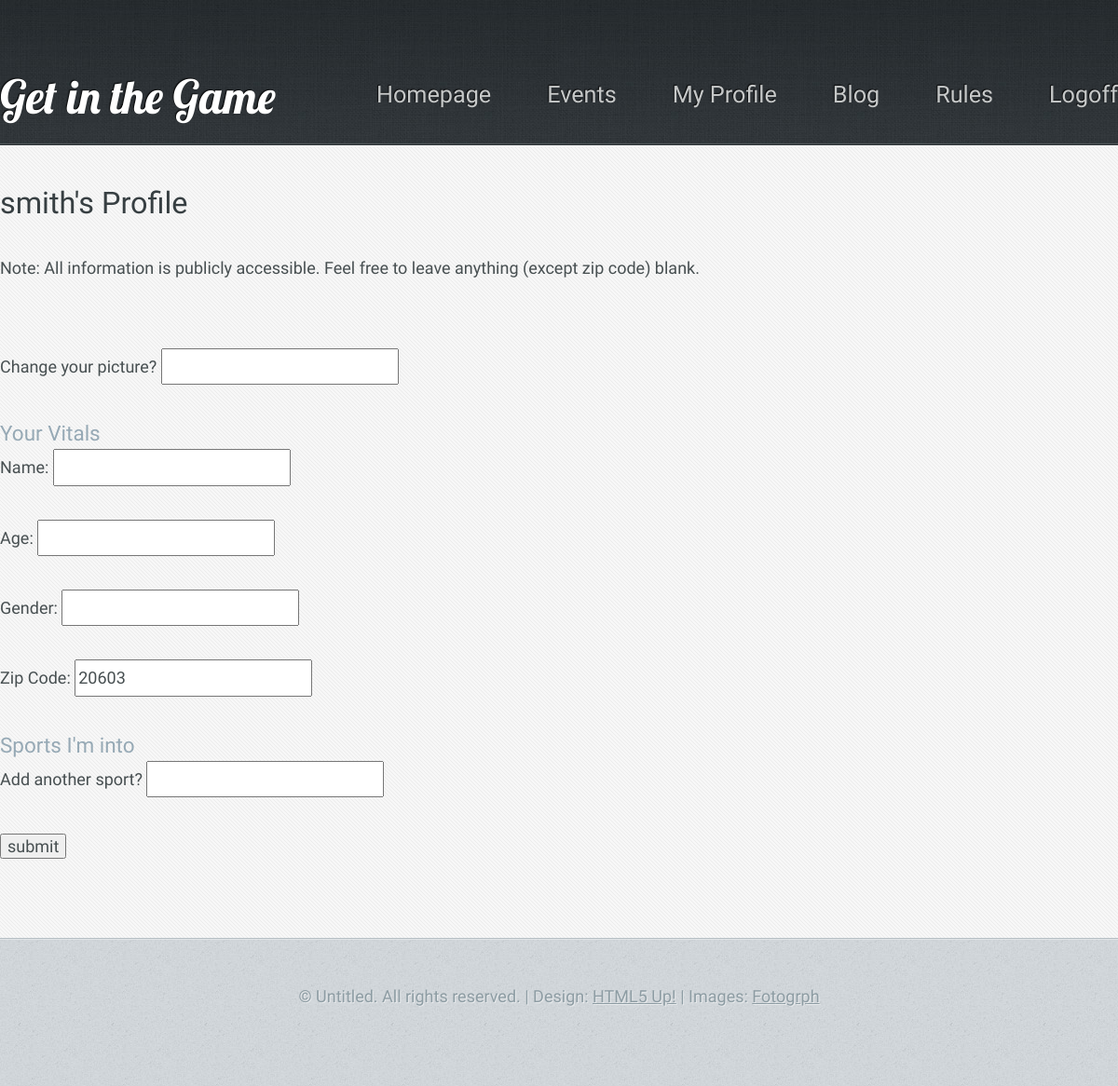
/myProfile.php (signed in), run on an earlier commit of the app's database.
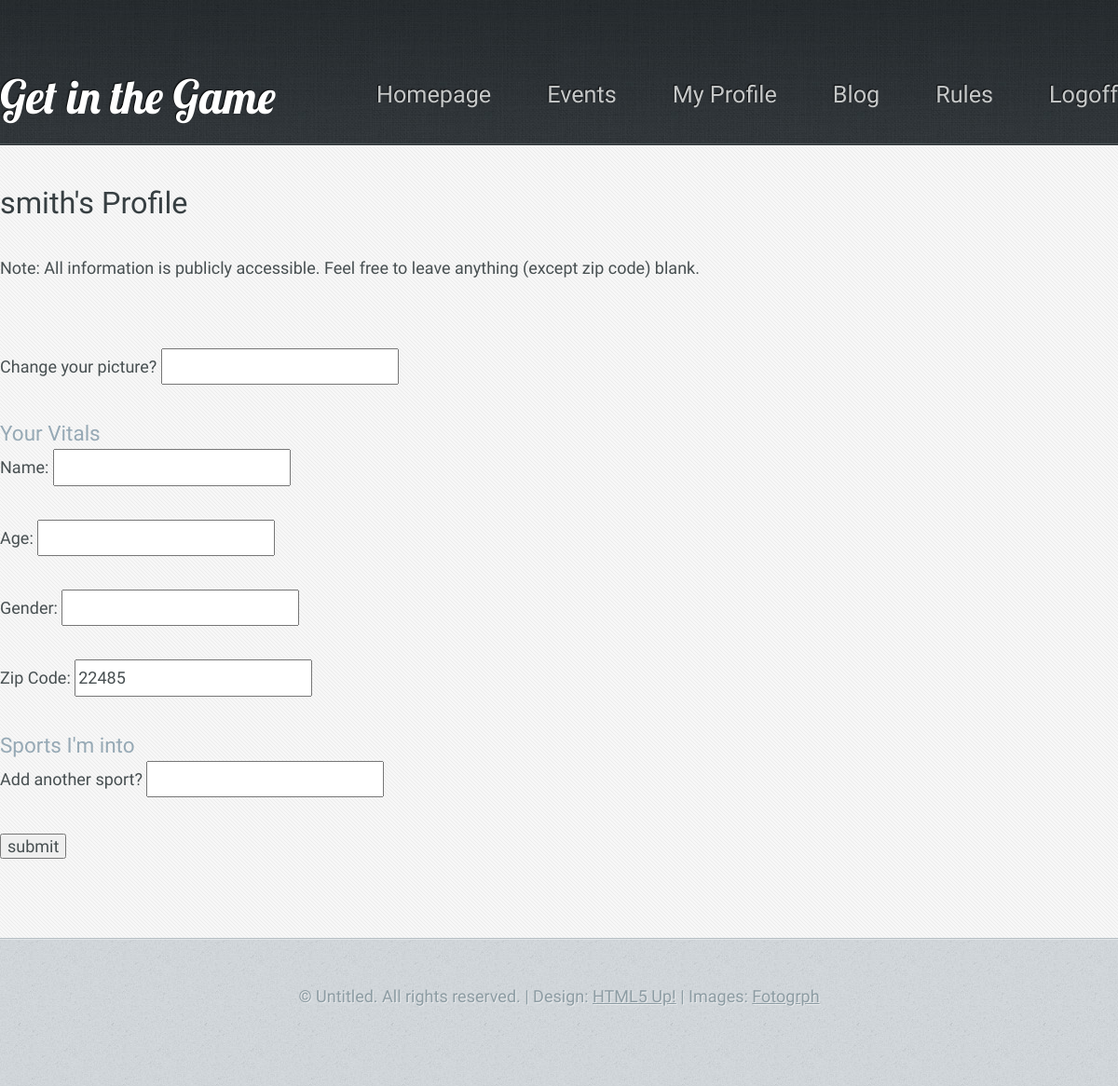
And on a later commit of the database.
### tables this page shows
CREATE TABLE IF NOT EXISTS users (
	username VARCHAR(12) NOT NULL,
	password VARCHAR(40) NOT NULL, 
	users_zip VARCHAR(5) NOT NULL,
	name varchar(50),
	age int(3),
	photo varchar(50),
	gender char(1),
	CONSTRAINT us_zips_zip_fk FOREIGN KEY (users_zip) REFERENCES us_zips(zip),
	PRIMARY KEY (username)
);

### php/session_start_loggedin.php (called while the page is built, shortened)
<?php
if (isset($_SESSION['isLoggedIn'])) { $s_isLoggedIn = $_SESSION['isLoggedIn']; }
else { $s_isLoggedIn = false; $hasZip = false;}
if ($s_isLoggedIn) {
	$s_username = $_SESSION['username'];
}
?>

### myProfile.php (the view, shortened to what this page needs)
<?php include 'php/session_start_loggedin.php';?>
<!DOCTYPE HTML>
<html>
<head>
	</head></head>
<body class = "subpage">
			<div id="header-wrapper">
				<header id="header" class="5grid-layout">
					<div class="row">
						<div class="10u">
							<?php include 'php/menu.php'; ?>
						</div>
					</div>
				</header>
			</div>
			<div id="content-wrapper">
				<div id="content">
					<div class="5grid-layout">
						<div class="row">
							<div class="10u">
<?
include 'php/db_connect.php';
$getinfoquery = "SELECT photo, name, age, gender, users_zip FROM users WHERE username = '$s_username'";
$result = mysqli_query($db, $getinfoquery) or die ("Blew up getting your user data, guy.");
$row = $result->fetch_array();
$photo = $row['photo'];
$name = $row['name'];
$age = $row['age'];
$gender = $row['gender'];
$zip = $row['users_zip'];
echo"
	<form name = 'profile' method = 'post'>
		<header><h2>$s_username's Profile</h2></header>
		<p>Note: All information is publicly accessible. Feel free to leave anything (except zip code) blank.</p>
		<img src = '$photo'>
		<p>Change your picture? <input type = 'text' name = 'photo' value = '$photo'></p>
		<h3>Your Vitals</h3>
		<p>Name: <input type = 'text' name = 'name' value = '$name'></p>
		<p>Age: <input type = 'text' name = 'age' value = '$age'></p>
		<p>Gender: <input type = 'text' name = 'gender' value = '$gender'></p>
		<p>Zip Code: <input type 'text' name = 'zip' value = '$zip'></p>
		<h3>Sports I'm into</h3>
";
echo"
		<p>Add another sport? <input type = 'text' name = 'sport' value = ''>
		<p><input type = 'submit' name = 'submit' value = 'submit'></p>
	</form>
";
?>
</div>
						</div>
					</div>
				</div>
			</div>
			<div id="copyright">
				&copy; Untitled. All rights reserved. | Design: <a href="http://html5up.net">HTML5 Up!</a> | Images: <a href="http://fotogrph.com">Fotogrph</a>
			</div>
	</body>
</html>
</body>
</html>

### php/menu.php
<?php
echo "<h1><a href='index.php' class='mobileUI-site-name'>Get in the Game</a></h1>";
echo "<nav class='mobileUI-site-nav'>";
echo "<a href='index.php'>Homepage</a>";
if ($s_isLoggedIn) {
	echo '<a href="joinevent.php">Events</a>';
	echo '<a href="myProfile.php">My Profile</a>';
}
echo "<a href='blog.php'>Blog</a>";
echo "<a href='rules.php'>Rules</a>";
if (!$s_isLoggedIn) {
	echo "<a href='login.php'>Login</a>";
}
else { echo "<a href='php/users.php?action=logoff'>Logoff</a>"; }
echo "</nav>";

### css/5grid/core.css (style rules this page uses)
html, body, div, span, applet, object, iframe, h1, h2, h3, h4, h5, h6, p, blockquote, pre, a, abbr, acronym, address, big, cite, code, del, dfn, em, img, ins, kbd, q, s, samp, small, strike, strong, sub, sup, tt, var, b, u, i, center, dl, dt, dd, ol, ul, li, fieldset, form, label, legend, table, caption, tbody, tfoot, thead, tr, th, td, article, aside, canvas, details, embed, figure, figcaption, footer, header, hgroup, menu, nav, output, ruby, section, summary, time, mark, audio, video { margin: 0; padding: 0; border: 0; font-size: 100%; font: inherit; vertical-align: baseline; }
article, aside, details, figcaption, figure, footer, header, hgroup, menu, nav, section { display: block; }
body { line-height: 1; }
.\35 grid .\31 0u { width: 83%; }
.\35 grid .\31 u, .\35 grid .\32 u, .\35 grid .\33 u, .\35 grid .\34 u, .\35 grid .\35 u, .\35 grid .\36 u, .\35 grid .\37 u, .\35 grid .\38 u, .\35 grid .\39 u, .\35 grid .\31 0u, .\35 grid .\31 1u, .\35 grid .\31 2u { margin: 1% 0 1% 2%; float: left; }
.\35 grid:after { content: ''; display: block; clear: both; height: 0; }

### css/style.css (style rules this page uses)
body { background: #D4D9DD url('images/bg03.jpg'); }
body, input, textarea, select { color: #474f51; font-size: 13.5pt; font-family: 'Yanone Kaffeesatz'; line-height: 1.85em; font-weight: 300; }
ul, ol, p, dl { margin: 0 0 2em 0; }
a { text-decoration: underline; }

### css/5grid/core-desktop.css (style rules this page uses)
.\35 grid .row:after { content: ''; display: block; clear: both; height: 0; }
.\35 grid .row > :first-child { margin-left: 0; }
.\35 grid .row:first-child > * { margin-top: 0; }
.\35 grid .row:last-child > * { margin-bottom: 0; }

### css/style-desktop.css (style rules this page uses)
#header-wrapper { background: #3B4346 url('images/bg01.jpg'); border-bottom: solid 1px #272d30; box-shadow: inset 0px -1px 0px 0px #51575a; text-shadow: -1px -1px 1px rgba(0,0,0,0.75); }
.subpage #header-wrapper { height: 155px; }
#content-wrapper { background: #f7f7f7 url('images/bg04.png'); border-top: solid 1px #fff; padding: 45px 0 45px 0; }
#header { min-height: 155px; position: relative; }
#header h1 { position: absolute; left: 0; bottom: 35px; font-family: 'Lobster', sans-serif; font-size: 2.75em; }
#header h1 a { color: #fff; text-decoration: none; }
#header nav { position: absolute; right: 0; bottom: 35px; font-weight: 200; }
#header nav a { color: #c6c8c8; text-decoration: none; font-size: 1.4em; margin-left: 60px; outline: 0; }
#content h2 { font-size: 1.8em; color: #373f42; margin: 0 0 0.25em 0; }
#content h3 { color: #96a9b5; font-size: 1.25em; }
#content header { margin: 0 0 2em 0; }
#copyright { border-top: solid 1px #b5bec3; box-shadow: inset 0px 1px 0px 0px #e0e4e7; text-align: center; padding: 45px 0 80px 0; color: #8d9ca3; text-shadow: 1px 1px 0px rgba(255,255,255,0.5); }
#copyright a { color: #8d9ca3; }

### css/5grid/core-1200px.css (style rules this page uses)
.\35 grid-layout { width: 1200px; margin: 0 auto; }

What changed in the data, as far as the page shows it:
changed users: zip "20603" → "22485"
